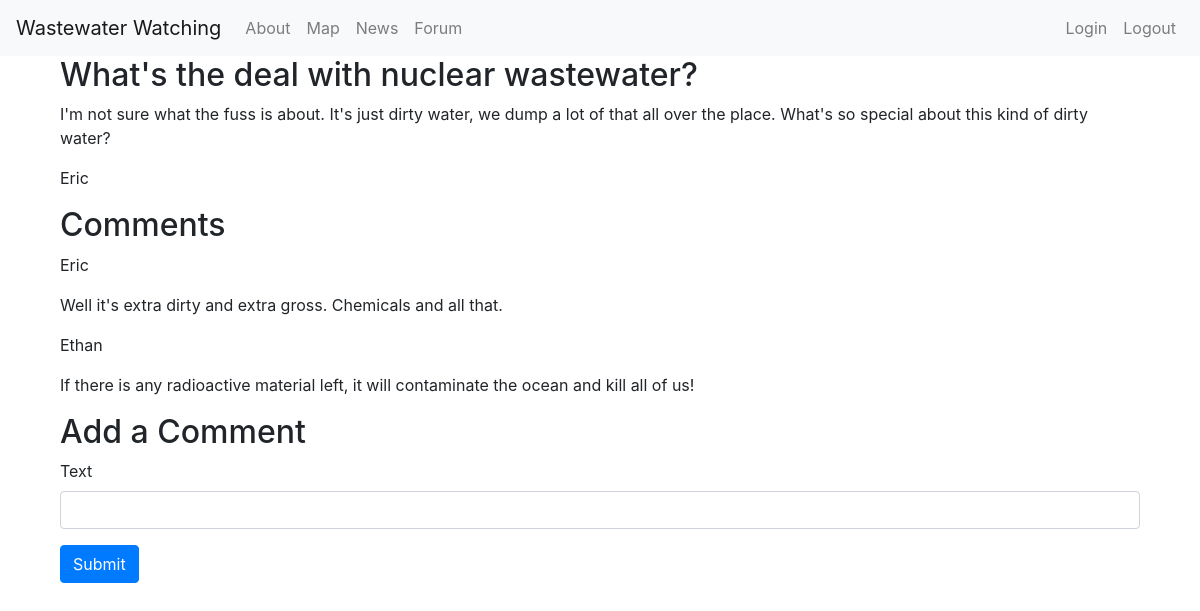
Before: /forum/topic/1 with the older database file.
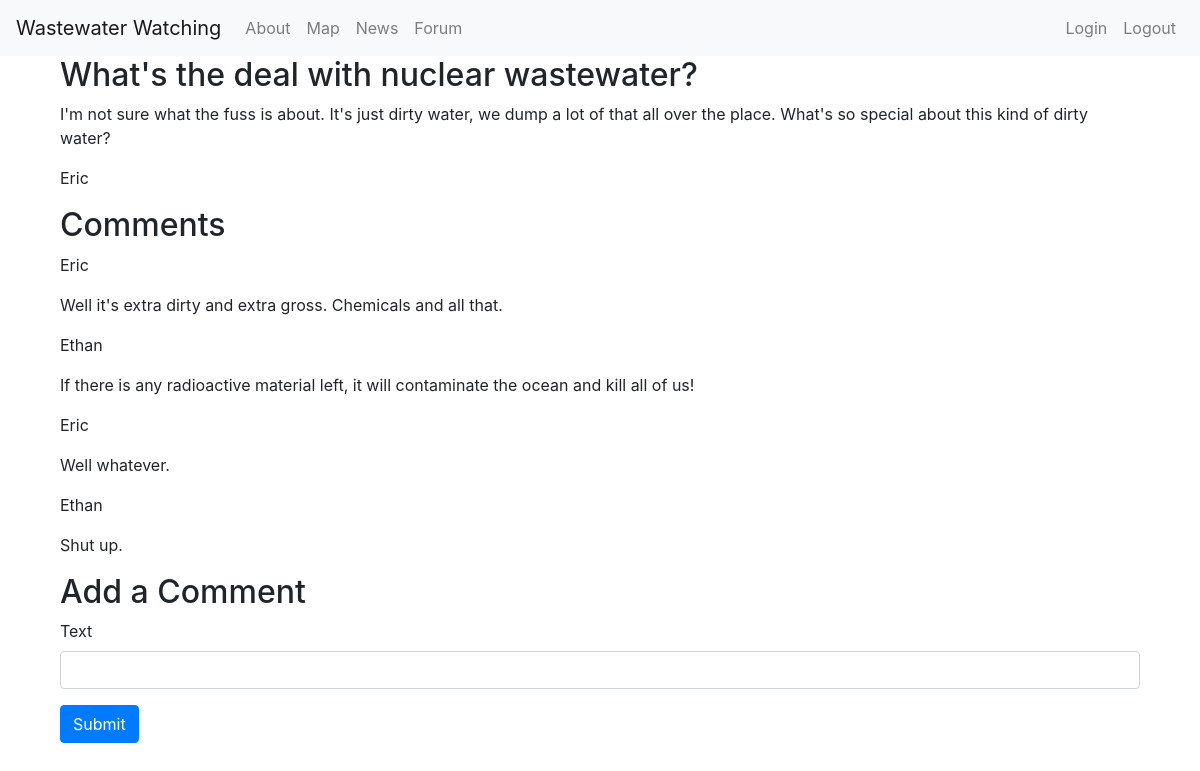
After: the same page with the newer database file.
### app.py (models this page shows)
class Topic(db.Model):
    id: Mapped[int] = mapped_column(primary_key=True)
    title: Mapped[str] = mapped_column(unique=True)
    user: Mapped[str]
    description: Mapped[str]

class Comment(db.Model):
    id: Mapped[int] = mapped_column(primary_key=True)
    user: Mapped[str]
    text: Mapped[str]
    topicId: Mapped[str]

### app.py (the view)
@app.route('/forum/topic/<int:id>', methods=["GET", "POST"])
def topic(id):
    curr_name = 'Guest'
    if current_user.is_authenticated:
        curr_name = current_user.name
    topic = db.get_or_404(Topic, id)
    comments = Comment.query.filter_by(topicId=id).all()
    return render_template('forum/topic.html', topic=topic, comments=comments, name=curr_name)

### templates/forum/topic.html
{% extends 'base.html' %}
{% block content %}
    <div class="container">
        <h2>{{topic['title']}}</h2>
        <p>{{topic['description']}}</p>
        <p>{{topic['user']}}</p>
        <h2>Comments</h2>
        {% for comment in comments %}
        <p>{{comment['user']}}</p>
        <p>{{comment['text']}}</p>
        {% endfor %}
        <h2>Add a Comment</h2>
        <form action="/forum/topic/{{topic.id}}" method="post">
            <div class="mb-3">
                <label for="text" class="form-label">Text</label>
                <input type="text" name="text" class="form-control" id="text" aria-describedby="textContent">
            </div>
            <button type="submit" class="btn btn-primary">Submit</button>
        </form>
    </div>
{% endblock %}

### templates/base.html (shortened to what this page needs)
<!doctype html>
<html lang="en">
  <head>
    <link rel="stylesheet" href="https://stackpath.bootstrapcdn.com/bootstrap/4.3.1/css/bootstrap.min.css">
  </head>
  <body>
    <nav class="navbar navbar-default navbar-expand-md navbar-light bg-light">
        <a class="navbar-brand" href="{{ url_for('index')}}">Wastewater Watching</a>
        <div class="collapse navbar-collapse" id="navbarNav">
            <ul class="nav navbar-nav">
                <li>
                    <a class="nav-link" href="/about">About</a>
                </li>
                <li>
                    <a class="nav-link" href="/map">Map</a>
                </li>
                <li>
                    <a class="nav-link" href="/news">News</a>
                </li>
                <li>
                    <a class="nav-link" href="/forum">Forum</a>
                </li>
            </ul>
            <div class="d-flex flex-row-reverse bd-highlight">
                <ul class="nav navbar-nav my-2 my-lg-0">
                    <li>
                        <a class="nav-link" href="/login">Login</a>
                    </li>
                    <li>
                        <a class="nav-link" href="/logout">Logout</a>
                    </li>
                </ul>
            </div>
        </div>
    </nav>
    <div class="container">
        {% block content %} {% endblock %}
    </div>
  </body>
</html>

Changed rows visible on the page:
added Comment: user "Eric", text "Well whatever."
added Comment: user "Ethan", text "Shut up."
